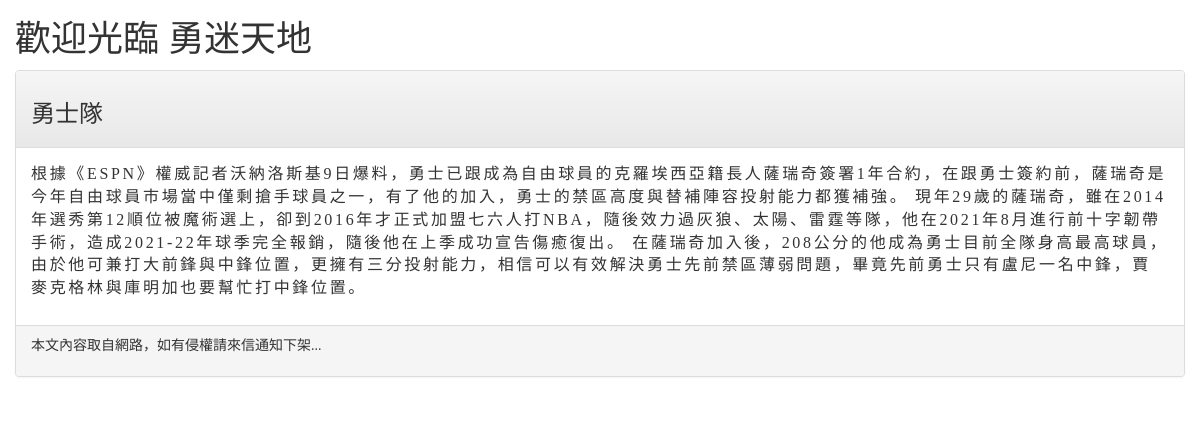
/post/first/, run on the app's committed database.
### mainsite/models.py (models this page shows, shortened)
class Post(models.Model):
    title = models.CharField(max_length=200)
    slug = models.CharField(max_length=200)   #文章網址
    body = models.TextField()                 #文章內容
    pub_date = models.DateField(default=timezone.now)    #本文發表時間
    class Meta:                    #指定文章順序是以pub_date為依據
        ordering = ('-pub_date',)

### mainsite/views.py (the view)
# urls.py: path('post/<slug:slug>/',showpost),    #把所有post/開頭的網址後面的字串都找出來，當作第二個參數(第一個預設為request)，傳遞給showpost處理
def showpost(request,slug):
    try:
        post = Post.objects.get(slug=slug)
        if post != None:
            return render(request,'post.html',locals())
    except:
        return redirect('/')    #發生找不到文章的情況時的例外處理，直接返回首頁

### templates/post.html (shortened to what this page needs)
{% extends 'base.html' %}
{% block headmessage %}
    <h3 style='font-family:微軟正黑體;'>{{ post.title }}</h3>
{% endblock %}
{% block content %}
        <p style='font-family:微軟正黑體;font-size:12pt;letter-spacing:2pt;'>
          {{post.body}} </a>
        </p>
{% endblock %}

### data on the page
Post: title "勇士隊", body "根據《ESPN》權威記者沃納洛斯基9日爆料，勇士已跟成為自由球員的克羅埃西亞籍長人薩瑞奇簽署1年合約，在跟勇士簽約前，薩瑞奇是今年自由球員市場當中僅剩搶手球員之一，有了他的加入，勇士的禁區高度與替補陣容投射能力都獲補強。 現年29歲的薩瑞奇，雖在2014年選秀第12順位被魔術選上，卻到2016年才正式加盟七六人打NBA，隨後效力過灰狼、太陽、雷霆等隊，他在2021年8月進行前十字韌帶手術，造成2021-22年球季完全報銷，隨後他在上季成功宣告傷癒復出。 在薩瑞奇加入後，208公分的他成為勇士目前全隊身高最高球員，由於他可兼打大前鋒與中鋒位置，更擁有三分投射能力，相信可以有效解決勇士先前禁區薄弱問題，畢竟先前勇士只有盧尼一名中鋒，賈麥克格林與庫明加也要幫忙打中鋒位置。"
